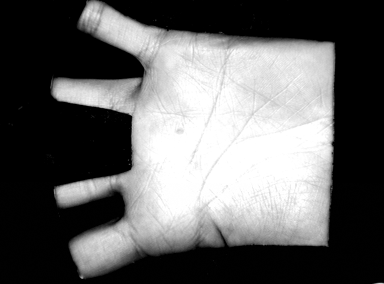
#> input picture PolyU_Palm-print_600/PolyU_00_5.bmp, 384 x 284 px; its folder holds 4 pictures in this run
$ python main.py
#> lines starting #> are read from the running program, lines starting #| are printed output that depends on the picture; after the words box and inside, x2 and y2 are one past the last pixel; in counts of white or black regions, pixels touching at a corner belong together
### preprocess.py
# @ClassName   preprocess
# @Author  24
# @Date    2023/10/2 19:43
# @Version 1.0.0
# freedom is the oxygen of the soul.

import cv2
import numpy as np
import math


# 读取灰度图像
def get_image(img_name):
    img = cv2.imread(img_name, 0)
    if img is None:
        print('Failed to read the image!')
    return img


# 二值化图像
def get_binary_image(img):
    # 使用高斯滤波进行平滑处理,去除噪声
    blur = cv2.GaussianBlur(img, (5, 5), 0)
    # cv2.imwrite('/Users/24/Desktop/研究生/论文复现/Online Palmprint Identification/blur_image.bmp', blur)
    # 使用阈值二值化图像
    ret, thresh = cv2.threshold(blur, 15, 255, cv2.THRESH_BINARY)
    # 保存二值化图像
    # cv2.imwrite('/Users/24/Desktop/研究生/论文复现/Online Palmprint Identification/binary_image.bmp', thresh)
    return ret, thresh


# 二值化图像转换为轮廓图
def get_gaps_image(img, thresh):
    # 寻找所有轮廓 按逆时针方向存储轮廓点
    contours, hierarchy = cv2.findContours(thresh, cv2.RETR_EXTERNAL, cv2.CHAIN_APPROX_NONE)

    # 计算每个轮廓的面积,找到最大的
    areas = [cv2.contourArea(c) for c in contours]
    max_index = np.argmax(areas)
    max_cnt = contours[max_index]

    # 创建结果图
    contour_img = np.zeros(img.shape)

    # 只绘制最大轮廓
    cv2.drawContours(contour_img, [max_cnt], -1, (255, 255, 255), 1)

    # 保存结果
    # cv2.imwrite('/Users/24/Desktop/研究生/论文复现/Online Palmprint Identification/contours.bmp', contour_img)

    return contour_img, max_cnt


# 获取坐标点
def get_coordinate_point(contours, img_height, img_weight):
    # 定义食指与中指之间的坐标
    point_a = [0, 0]
    # 定义无名指与小拇指之间的坐标
    point_b = [0, 0]
    # 标记两个坐标是否已经获取
    flag_a, flag_b = 0, 0
    # 当前坐标的前一个（默认第一个（左上角））
    pre_x, pre_y = contours[0][0][0], contours[0][0][1]

    # 遍历每个轮廓找到第一个坐标
    for cnt in contours:
        # 获取轮廓上的坐标点
        for point in cnt:
            x, y = point[0], point[1]
            if flag_a == 0 and y < img_height / 2 and x < img_weight / 2:  # 如果还没有获取坐标A
                if pre_x <= x and pre_y <= y and point_a[0] <= x:  # 获取x和y均为非递减的最后一个坐标
                    point_a = [x, y]
                elif point_a[0] != contours[0][0][0]:     # 如果不是x和y均为非递减且坐标已经被更改 那么标记已经获取
                    flag_a = 1

            if flag_a == 1:   # 坐标已获取 终止循环
                break

            pre_x, pre_y = x, y

    # 当前坐标的前一个（默认第一个（左上角））
    pre_x, pre_y = contours[0][0][0], contours[0][0][1]
    # x为非递减y为非递增的子数组的个数
    count = 0

    # 倒着遍历每个轮廓找到第二个坐标
    for cnt in reversed(contours):
        # 获取轮廓上的坐标点
        for point in cnt:
            x, y = point[0], point[1]
            if flag_b == 0 and y > img_height / 2 and x < img_weight / 2:  # 如果还没有获取坐标A
                if pre_x <= x and point_b[0] <= x:  # 获取x为非递减的最后一个坐标
                    count += 1
                    if count > 27:  # 目的是排除前面短的连续的像素点
                        point_b = [x, y]
                elif point_b[0] != 0:  # 如果不是x和y均为非递减且坐标已经被更改 那么标记已经获取
                    flag_b = 1
                else:
                    count = 0

            if flag_b == 1:   # 坐标已获取 终止循环
                break

            pre_x, pre_y = x, y

    return point_a,  point_b


# 获取两条直线以及交点
def get_line(point_a, point_b):
    # 计算两个点的中点坐标
    x_mid = (point_a[0] + point_b[0]) / 2
    y_mid = (point_a[1] + point_b[1]) / 2
    # p_mid = (int(x_mid), int(y_mid))

    if point_b[0] != point_a[0]:
        # 计算两点所在直线的斜率
        k = (point_b[1] - point_a[1]) / (point_b[0] - point_a[0])

        # 计算过中点的垂线的斜率
        k1 = -1 / k

        # 计算y=kx+b的b
        b = point_b[1] - k * point_b[0]
        b1 = y_mid - k1 * x_mid

        return k, b, k1, b1, x_mid, y_mid
    else:
        return 0, 0, 0, 0, x_mid, y_mid


# 计算两直线的交点
# [13 lines left out: functions find_intersection, get_point_distance, not called in this run]


# 获取新坐标
def get_new_point(point_a, point_b, rot_mat):
    # 转换为同质坐标
    point_a_h = np.array([point_a[0], point_a[1], 1])
    point_b_h = np.array([point_b[0], point_b[1], 1])

    # 利用旋转矩阵计算新坐标
    new_point_a = rot_mat.dot(point_a_h)
    new_point_b = rot_mat.dot(point_b_h)

    # 转换回笛卡尔坐标
    new_point_a = (int(new_point_a[0]), int(new_point_a[1]))
    new_point_b = (int(new_point_b[0]), int(new_point_b[1]))

    return new_point_a, new_point_b


# 旋转图像
def image_rotation(point_a, point_b, img):
    # 获取两条直线
    k, b, k1, b1, x_mid, y_mid = get_line(point_a, point_b)
    # 计算旋转角度 theta
    theta = np.arctan(k)
    # 旋转中心
    center = tuple(np.array(img.shape[1::-1]) / 2)
    # 旋转变换矩阵
    rot_mat = cv2.getRotationMatrix2D(center, np.degrees(theta), 1.0)
    # 执行旋转
    result = cv2.warpAffine(img, rot_mat, img.shape[1::-1], flags=cv2.INTER_LINEAR)
    # 获取新坐标
    point_a, point_b = get_new_point(point_a, point_b, rot_mat)

    if k != 0:
        # 获取高、宽
        height, width = result.shape[:2]
        # 构造旋转矩阵,逆时针旋转90度
        if k > 0:
            m = cv2.getRotationMatrix2D((width / 2, height / 2), -90, 1)
        else:
            m = cv2.getRotationMatrix2D((width / 2, height / 2), 90, 1)
        # 进行仿射变换,得到旋转后的图像
        rotated = cv2.warpAffine(result, m, (width, height))
        # 获取新坐标
        point_a, point_b = get_new_point(point_a, point_b, m)

        # 显示结果
        # cv2.imshow('Rotated Image', rotated)
        # cv2.waitKey(0)
        # cv2.imwrite('/Users/24/Desktop/rotated.bmp', rotated)

        return rotated, point_a, point_b

    else:
        return result, point_a, point_b


# 获取子图像
def get_sub_image(point_a, point_b, img, img_name):
    # 获取两条直线
    k, b, k1, b1, x_mid, y_mid = get_line(point_a, point_b)

    # 计算图像中心坐标
    x = int(x_mid + 100)
    y = int(y_mid)

    # [15 lines of commented-out code are left out]
    cropped = img[int(y - 64):int(y + 64), int(x - 64):int(x + 64)]
    # 保存结果
    cv2.imwrite('PalmROI/Cropped_' + img_name.split("/")[1].split("_", 1)[1], cropped)


# 预处理图像
def preprocess(img_name):

    # 读取灰度图像
    img = get_image(img_name)
    # 二值化图像
    ret, thresh = get_binary_image(img)
    # 二值化图像转换为轮廓图
    contour_img, contours = get_gaps_image(img, thresh)
    # 获取坐标点
    point_a, point_b = get_coordinate_point(contours, img.shape[0], img.shape[1])
    # 旋转图像
    rotated, point_a, point_b = image_rotation(point_a, point_b, img)
    # 获取子图像
    get_sub_image(point_a, point_b, rotated, img_name)


# [2 lines that do not run on import are left out]


#    may the force be with you.
#    @ClassName   preprocess
#    Created by 24 on 2023/10/2.

### main.py
# @ClassName   main
# @Author  24
# @Date    2023/10/2 19:35
# @Version 1.0.0
# freedom is the oxygen of the soul.

import preprocess
import feature_extraction
import match
import chart

import glob
import os
import itertools
import re
import numpy as np
from tqdm import tqdm


# 预处理图像
def main_preprocess():
    bmp_files = glob.glob('PolyU_Palm-print_600/*.bmp')
    for file in tqdm(bmp_files, desc="图像预处理", unit="张"):
        preprocess.preprocess('PolyU_Palm-print_600/' + os.path.basename(file))  # 预处理图像
#> in get_image, img is the input picture: shape (284, 384); min 0, max 255, mean 98.6
#> in get_binary_image, `ret, thresh = cv2.threshold(blur, 15, 255, cv2.THRESH_BINARY)`:
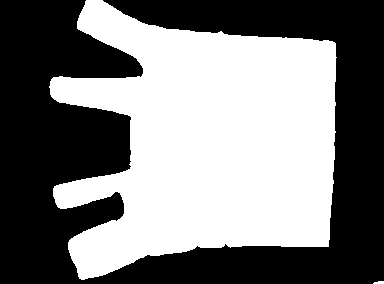
#> thresh: shape (284, 384); 48.6% white; 2 white regions
#> in preprocess, `ret, thresh = get_binary_image(img)`: ret = 15
#> in get_gaps_image, `contours, hierarchy = cv2.findContours(thresh, cv2.RETR_EXTERNAL, cv2...`: contours = 2 contours, 1 with area under 20; largest, box (x1, y1, x2, y2) and area: (49, 0, 337, 280) 52278
#> in get_gaps_image, `areas = [cv2.contourArea(c) for c in contours]`: areas = [15, 52278]
#> in get_gaps_image, `max_index = np.argmax(areas)`: max_index = 1
#> in get_gaps_image, `max_cnt = contours[max_index]`: max_cnt = contour of 1318 points, box (x1, y1, x2, y2) (49, 0, 337, 280), area 52278
#> in get_gaps_image, `cv2.drawContours(contour_img, [max_cnt], -1, (255, 255, 255), 1)`:
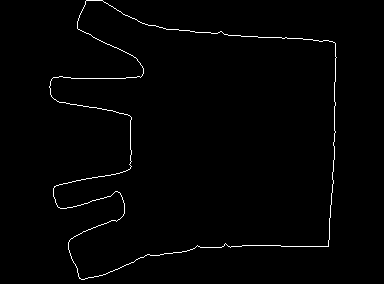
#> contour_img: shape (284, 384) float64; 1.2% white in thin lines or dots, all inside (x1, y1, x2, y2) = (49, 0, 337, 280)
#> in preprocess, `contour_img, contours = get_gaps_image(img, thresh)`: contours has the same summary as max_cnt in get_gaps_image
#> in get_coordinate_point, `pre_x, pre_y = contours[0][0][0], contours[0][0][1]`: pre_x = 86; pre_y = 0
#> the loop in get_coordinate_point, `for cnt in contours:` made 1318 passes
#> cnt on passes 1 to 3: [[86, 0]], [[85, 1]], [[85, 2]]
#> after the loop in get_coordinate_point, `for cnt in contours:`: flag_a = 1; point_a = [143, 73]
#> the loop in get_coordinate_point, `for cnt in reversed(contours):` made 1318 passes
#> cnt on passes 1 to 3: [[87, 0]], [[88, 0]], [[89, 0]]
#> after the loop in get_coordinate_point, `for cnt in reversed(contours):`: count = 75; flag_b = 1; point_b = [124, 203]
#> in preprocess, `point_a, point_b = get_coordinate_point(contours, img.shape[0], img.sh..`: point_a = [143, 73]; point_b = [124, 203]
#> in get_line, `x_mid = (point_a[0] + point_b[0]) / 2`: x_mid = 133.5
#> in get_line, `y_mid = (point_a[1] + point_b[1]) / 2`: y_mid = 138
#> in get_line, `k = (point_b[1] - point_a[1]) / (point_b[0] - point_a[0])`: k = -6.84
#> in get_line, `k1 = -1 / k`: k1 = 0.146
#> in get_line, `b = point_b[1] - k * point_b[0]`: b = 1051.4
#> in get_line, `b1 = y_mid - k1 * x_mid`: b1 = 118.5
#> in image_rotation, `k, b, k1, b1, x_mid, y_mid = get_line(point_a, point_b)`: k = -6.84; b = 1051.4; k1 = 0.146; b1 = 118.5; x_mid = 133.5; y_mid = 138
#> in image_rotation, `theta = np.arctan(k)`: theta = -1.43
#> in image_rotation, `rot_mat = cv2.getRotationMatrix2D(center, np.degrees(theta), 1.0)`: rot_mat = [[0.145, -0.989, 304.7], [0.989, 0.145, -68.52]]
#> in image_rotation, `result = cv2.warpAffine(img, rot_mat, img.shape[1::-1], flags=cv2.INTE..`:
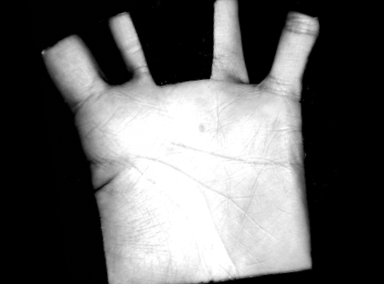
#> result: shape (284, 384); min 0, max 255, mean 98
#> in get_new_point, `point_a_h = np.array([point_a[0], point_a[1], 1])`: point_a_h = [143, 73, 1]
#> in get_new_point, `point_b_h = np.array([point_b[0], point_b[1], 1])`: point_b_h = [124, 203, 1]
#> in get_new_point, `new_point_a = rot_mat.dot(point_a_h)`: new_point_a = [253.2, 83.54]
#> in get_new_point, `new_point_b = rot_mat.dot(point_b_h)`: new_point_b = [121.8, 83.54]
#> in get_new_point, `new_point_a = (int(new_point_a[0]), int(new_point_a[1]))`: new_point_a = (253, 83)
#> in get_new_point, `new_point_b = (int(new_point_b[0]), int(new_point_b[1]))`: new_point_b = (121, 83)
#> in image_rotation, `point_a, point_b = get_new_point(point_a, point_b, rot_mat)`: point_a = (253, 83); point_b = (121, 83)
#> in image_rotation, `rotated = cv2.warpAffine(result, m, (width, height))`:
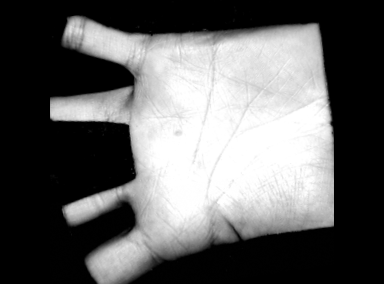
#> rotated: shape (284, 384); min 0, max 255, mean 97.9
#> in image_rotation, `point_a, point_b = get_new_point(point_a, point_b, m)`: point_a = (133, 81); point_b = (133, 213)
#> in preprocess, `rotated, point_a, point_b = image_rotation(point_a, point_b, img)`: point_a = (133, 81); point_b = (133, 213)
#> in get_sub_image, `k, b, k1, b1, x_mid, y_mid = get_line(point_a, point_b)`: k = 0; x_mid = 133; y_mid = 147
#> in get_sub_image, `x = int(x_mid + 100)`: x = 233
#> in get_sub_image, `y = int(y_mid)`: y = 147
#> in get_sub_image, `cropped = img[int(y - 64):int(y + 64), int(x - 64):int(x + 64)]`:
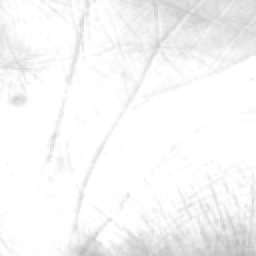
#> cropped: shape (128, 128) (shown 2 times larger); min 178, max 255, mean 246.8
#> pass 2 of the loop in main_preprocess, `for file in tqdm(bmp_files, desc="图像预处理", unit="张"):`:
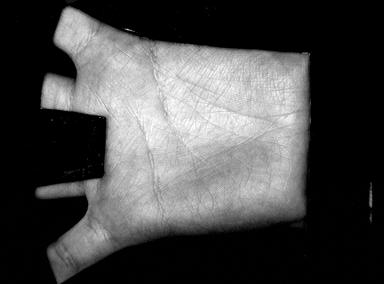
#> input picture PolyU_Palm-print_600/PolyU_03_2.bmp, 384 x 284 px
#> in get_image, img is the input picture: shape (284, 384); min 0, max 255, mean 72.6
#> in get_binary_image (call 2), `ret, thresh = cv2.threshold(blur, 15, 255, cv2.THRESH_BINARY)`:
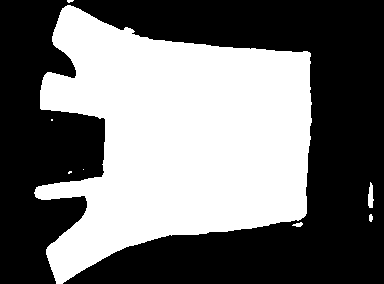
#> thresh: shape (284, 384); 44.6% white; 8 white regions (4 under 20 px)
#> in get_gaps_image (call 2), `contours, hierarchy = cv2.findContours(thresh, cv2.RETR_EXTERNAL, cv2...`: contours = 8 contours, 5 with area under 20; largest, box (x1, y1, x2, y2) and area: (34, 5, 312, 284) 47829, (368, 182, 374, 208) 82, (292, 222, 303, 227) 22
#> contour_img: shape (284, 384) float64; 1% white in thin lines or dots, all inside (x1, y1, x2, y2) = (34, 5, 312, 284)
#> the loop in get_coordinate_point (call 2), `for cnt in contours:` made 1142 passes
#> cnt on passes 1 to 3: [[67, 5]], [[66, 6]], [[65, 6]]
#> the loop in get_coordinate_point (call 2), `for cnt in reversed(contours):` made 1142 passes
#> cnt on passes 1 to 3: [[68, 5]], [[69, 5]], [[70, 5]]
#> in get_sub_image (call 2), `k, b, k1, b1, x_mid, y_mid = get_line(point_a, point_b)`: x_mid = 83; y_mid = 127.5
#> x = 183
#> y = 127
#> in get_sub_image (call 2), `cropped = img[int(y - 64):int(y + 64), int(x - 64):int(x + 64)]`:
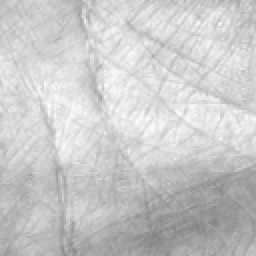
#> cropped: shape (128, 128) (shown 2 times larger); min 131, max 253, mean 201.5
#> pass 3 of the loop in main_preprocess, `for file in tqdm(bmp_files, desc="图像预处理", unit="张"):`:
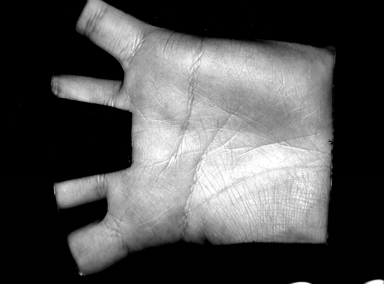
#> input picture PolyU_Palm-print_600/PolyU_04_5.bmp, 384 x 284 px
#> in get_image, img is the input picture: shape (284, 384); min 0, max 255, mean 79.6
#> in get_binary_image (call 3), `ret, thresh = cv2.threshold(blur, 15, 255, cv2.THRESH_BINARY)`:
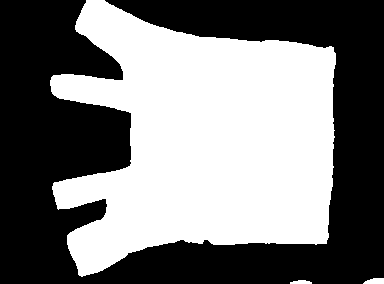
#> thresh: shape (284, 384); 48% white; 3 white regions
#> in get_gaps_image (call 3), `contours, hierarchy = cv2.findContours(thresh, cv2.RETR_EXTERNAL, cv2...`: contours = 3 contours; box (x1, y1, x2, y2) and area: (50, 0, 336, 277) 51500, (363, 278, 384, 284) 78, (290, 280, 312, 284) 46
#> contour_img: shape (284, 384) float64; 1.1% white in thin lines or dots, all inside (x1, y1, x2, y2) = (50, 0, 336, 277)
#> in get_sub_image (call 3), `k, b, k1, b1, x_mid, y_mid = get_line(point_a, point_b)`: x_mid = 114; y_mid = 152
#> x = 214
#> y = 152
#> in get_sub_image (call 3), `cropped = img[int(y - 64):int(y + 64), int(x - 64):int(x + 64)]`:
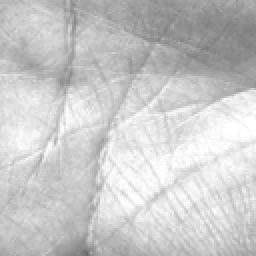
#> cropped: shape (128, 128) (shown 2 times larger); min 108, max 255, mean 201.4
#> the loop made 4 passes; the first 3 are shown


# 提取特征
def main_feature_extraction():
    bmp_files = glob.glob('PalmROI/*.bmp')
#> bmp_files = []
    for file in tqdm(bmp_files, desc="特征提取", unit="张"):
        feature_extraction.feature_extraction('PalmROI/' + os.path.basename(file))  # 提取特征


# 匹配图像
def main_match():
    genuine_match_score, imposter_match_score = [], []
    # 编译正则表达式,匹配"两位数字_一位数字"文件名
    pattern = re.compile(r'\d{2}_\d')

#> (the run stopped early here; a loop or call above may not have finished)
